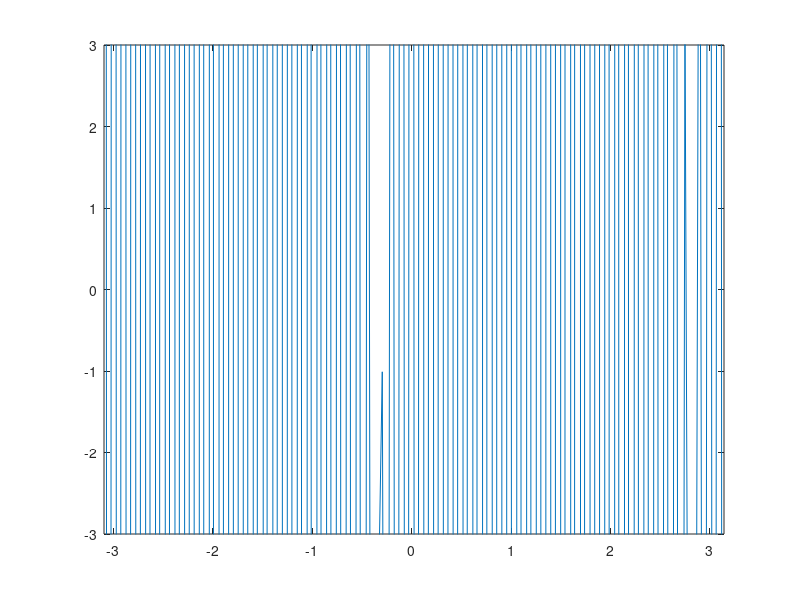

Reproduce this figure in MATLAB.
clear all;
m=128;
dx=2*pi/m;
x=-pi+dx:dx:pi;
alp=pi/20;
ialp=20/pi;
u_int=exp(-ialp^2*x.^2);
dt=0.00049;
k=[0:m/2-1 0 -m/2+1:-1];
k2=k.^2;
k4=k.^4;
t=50;
%get roughly the number of timesteps required
t_steps=ceil(t/dt);
u=u_int;
display =1;
%update time
for j=1:t_steps

	%compute first RK4
	%compute derivatives
	utmp=u;
	uhat=fft(utmp);
	%derivative of (u^2/2)_x
	uu_x = real(ifft(1i*k.*fft(utmp.^2/2)));
	u_xx = real(ifft(-k2.*uhat));
	u_xxxx=real(ifft(k4.*uhat));
	%define f(u)
	f=-uu_x*alp-u_xx*alp^2-u_xxxx*alp^4;

	q_1=dt*f;
	
	%compute second RK4
	utmp=u+q_1/2;
	uhat=fft(utmp);
	uu_x = real(ifft(1i*k.*fft(utmp.^2/2)));
	u_xx = real(ifft(-k2.*uhat));
	u_xxxx=real(ifft(k4.*uhat));
	f=-uu_x*alp-u_xx*alp^2-u_xxxx*alp^4;
	
	q_2=dt*f;

	%compute third RK4
	utmp=u+q_2/2;
	uhat=fft(utmp);
	uu_x = real(ifft(1i*k.*fft(utmp.^2/2)));
	u_xx = real(ifft(-k2.*uhat));
	u_xxxx=real(ifft(k4.*uhat));
	f=-uu_x*alp-u_xx*alp^2-u_xxxx*alp^4;
	
	q_3=dt*f;

	%compute fourth RK4
	utmp=u+q_1;
	uhat=fft(utmp);
	uu_x = real(ifft(1i*k.*fft(utmp.^2/2)));
	u_xx = real(ifft(-k2.*uhat));
	u_xxxx=real(ifft(k4.*uhat));
	f=-uu_x*alp-u_xx*alp^2-u_xxxx*alp^4;
	
	q_4=dt*f;

	u=u+(q_1+2*q_2+2*q_3+q_4)/6;
	if(display==1)
	if(mod(j,1000)==0)
		plot(x,u)
		axis([-pi+dx pi -3 3])
		M(j)=getframe;
	end
	end
end



